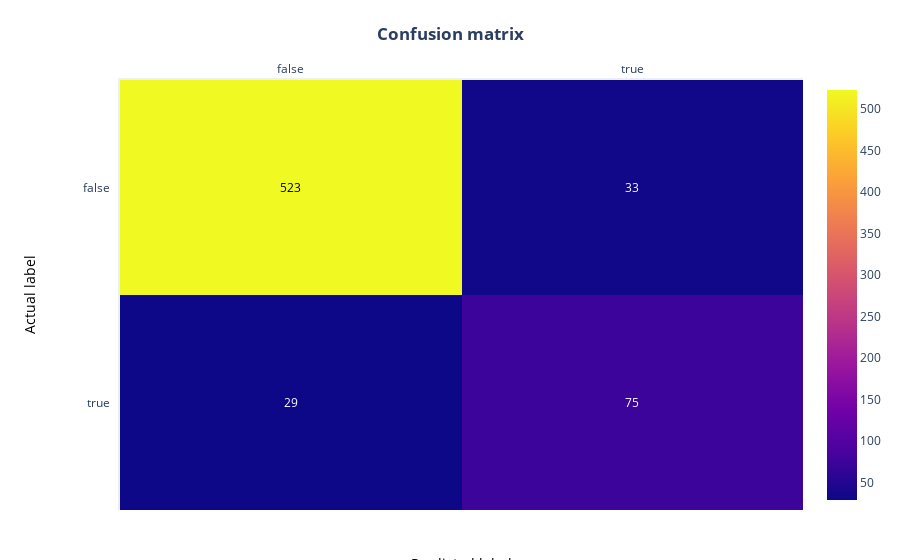

The code cell stored with this chart in its notebook:
### Markdown cell above
La precisión se ve bien tanto para el entrenamiento como para los conjuntos de prueba, pero recuerde que esta métrica no es una medida absoluta del éxito. Deberíamos trazar una matriz de confusión para ver cómo funciona realmente el modelo:

### Code cell
# sklearn has a very convenient utility to build confusion matrices
from sklearn.metrics import confusion_matrix
import plotly.figure_factory as ff

# Calculate the model's accuracy on the TEST set
actual = test.is_hiker
predictions = model.predict(test[features])

# Build and print our confusion matrix, using the actual values and predictions 
# from the test set, calculated in previous cells
cm = confusion_matrix(actual, predictions, normalize=None)

# Create the list of unique labels in the test set, to use in our plot
# I.e., ['True', 'False',]
unique_targets = sorted(list(test["is_hiker"].unique()))

# Convert values to lower case so the plot code can count the outcomes
x = y = [str(s).lower() for s in unique_targets]

# Plot the matrix above as a heatmap with annotations (values) in its cells
fig = ff.create_annotated_heatmap(cm, x, y)

# Set titles and ordering
fig.update_layout(  title_text="<b>Confusion matrix</b>", 
                    yaxis = dict(categoryorder = "category descending")
                    )

fig.add_annotation(dict(font=dict(color="black",size=14),
                        x=0.5,
                        y=-0.15,
                        showarrow=False,
                        text="Predicted label",
                        xref="paper",
                        yref="paper"))

fig.add_annotation(dict(font=dict(color="black",size=14),
                        x=-0.15,
                        y=0.5,
                        showarrow=False,
                        text="Actual label",
                        textangle=-90,
                        xref="paper",
                        yref="paper"))

# We need margins so the titles fit
fig.update_layout(margin=dict(t=80, r=20, l=120, b=50))
fig['data'][0]['showscale'] = True
fig.show()

### Figure 1 — Plotly figure (JSON) as saved in the notebook; plotly's stock layout.template omitted (floating-point values rounded to 4 significant figures)
{"data": [{"colorscale": [[0, "#0d0887"], [0.1111, "#46039f"], [0.2222, "#7201a8"], [0.3333, "#9c179e"], [0.4444, "#bd3786"], [0.5556, "#d8576b"], [0.6667, "#ed7953"], [0.7778, "#fb9f3a"], [0.8889, "#fdca26"], [1, "#f0f921"]], "reversescale": false, "showscale": true, "type": "heatmap", "x": ["false", "true"], "y": ["false", "true"], "z": [[523, 33], [29, 75]]}], "layout": {"annotations": [{"font": {"color": "#000000"}, "showarrow": false, "text": "523", "x": "false", "xref": "x", "y": "false", "yref": "y"}, {"font": {"color": "#FFFFFF"}, "showarrow": false, "text": "33", "x": "true", "xref": "x", "y": "false", "yref": "y"}, {"font": {"color": "#FFFFFF"}, "showarrow": false, "text": "29", "x": "false", "xref": "x", "y": "true", "yref": "y"}, {"font": {"color": "#FFFFFF"}, "showarrow": false, "text": "75", "x": "true", "xref": "x", "y": "true", "yref": "y"}, {"font": {"color": "black", "size": 14}, "showarrow": false, "text": "Predicted label", "x": 0.5, "xref": "paper", "y": -0.15, "yref": "paper"}, {"font": {"color": "black", "size": 14}, "showarrow": false, "text": "Actual label", "textangle": -90, "x": -0.15, "xref": "paper", "y": 0.5, "yref": "paper"}], "margin": {"b": 50, "l": 120, "r": 20, "t": 80}, "title": {"text": "<b>Confusion matrix</b>"}, "xaxis": {"dtick": 1, "gridcolor": "rgb(0, 0, 0)", "side": "top", "ticks": ""}, "yaxis": {"categoryorder": "category descending", "dtick": 1, "ticks": "", "ticksuffix": "  "}}}
